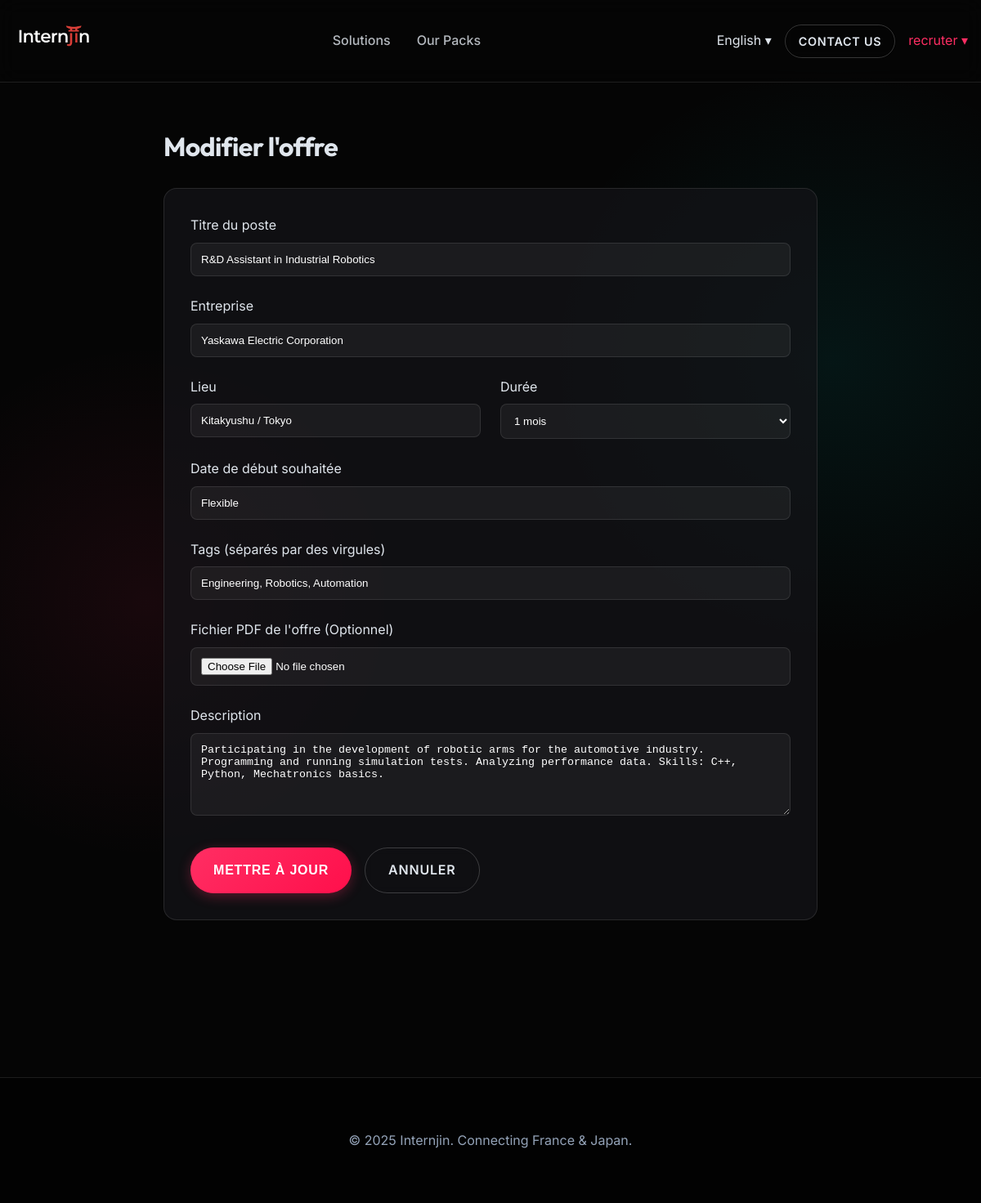
Page /recruiter/offer/1/edit (signed in) on the committed database.
### models.py (models this page shows, shortened)
class User(UserMixin, db.Model):
    id = db.Column(db.Integer, primary_key=True)
    email = db.Column(db.String(120), unique=True, nullable=False)
    password_hash = db.Column(db.String(128))
    name = db.Column(db.String(100))
    role = db.Column(db.String(20), default='student')
    offers = db.relationship('Offer', backref='recruiter', lazy=True)

class Offer(db.Model):
    id = db.Column(db.Integer, primary_key=True)
    title = db.Column(db.String(100), nullable=False)
    company = db.Column(db.String(100), nullable=False)
    location = db.Column(db.String(100), nullable=False)
    duration = db.Column(db.String(50), nullable=False)
    description = db.Column(db.Text, nullable=True)
    created_at = db.Column(db.DateTime, default=datetime.utcnow)
    recruiter_id = db.Column(db.Integer, db.ForeignKey('user.id'), nullable=False)
    tags = db.Column(db.String(200)) # Comma separated tags
    pdf_filename = db.Column(db.String(255), nullable=True)
    start_date = db.Column(db.String(50), nullable=True)

### app.py (the view, shortened to what this page needs)
@app.route('/recruiter/offer/<int:offer_id>/edit', methods=['GET', 'POST'])
@login_required
def edit_offer(offer_id):
    if current_user.role != 'recruiter':
        flash('Access denied.')
        return redirect(url_for('index'))
    offer = Offer.query.get_or_404(offer_id)
    if offer.recruiter_id != current_user.id:
        flash('You can only edit your own offers.')
        return redirect(url_for('recruiter_dashboard'))
    return render_template('recruiter/offer_form.html', offer=offer, action='edit')

### app.py (called while the page is built)
@login_manager.user_loader
def load_user(user_id):
    return User.query.get(int(user_id))

@app.context_processor
def inject_globals():
    if current_user.is_authenticated:
        role = current_user.role
    else:
        role = session.get('role', 'student')
    return dict(
        role=role,
        lang=session.get('lang', 'en')
    )

### templates/recruiter/offer_form.html (shortened to what this page needs)
{% extends "base.html" %}
{% block content %}
<div class="container" style="padding-top: 160px; padding-bottom: 4rem;">
    <div style="max-width: 800px; margin: 0 auto;">
        <h2 style="font-size: 2rem; margin-bottom: 2rem;">{{ 'Modifier l\'offre' if action == 'edit' else 'Nouvelle
            Offre' }}</h2>
        <form method="POST" enctype="multipart/form-data"
            style="background: var(--color-card-bg); padding: 2rem; border-radius: 16px; border: 1px solid var(--color-border);">
            <div style="margin-bottom: 1.5rem;">
                <label for="title" style="display: block; margin-bottom: 0.5rem;">Titre du poste</label>
                <input type="text" id="title" name="title" value="{{ offer.title if offer else '' }}" required
                    style="width: 100%; padding: 12px; border-radius: 8px; border: 1px solid var(--color-border); background: rgba(255,255,255,0.05); color: white;">
            </div>
            <div style="margin-bottom: 1.5rem;">
                <label for="company" style="display: block; margin-bottom: 0.5rem;">Entreprise</label>
                <input type="text" id="company" name="company" value="{{ offer.company if offer else '' }}" required
                    style="width: 100%; padding: 12px; border-radius: 8px; border: 1px solid var(--color-border); background: rgba(255,255,255,0.05); color: white;">
            </div>
            <div style="display: grid; grid-template-columns: 1fr 1fr; gap: 1.5rem; margin-bottom: 1.5rem;">
                <div>
                    <label for="location" style="display: block; margin-bottom: 0.5rem;">Lieu</label>
                    <input type="text" id="location" name="location" value="{{ offer.location if offer else '' }}"
                        required
                        style="width: 100%; padding: 12px; border-radius: 8px; border: 1px solid var(--color-border); background: rgba(255,255,255,0.05); color: white;">
                </div>
                <div>
                    <label for="duration" style="display: block; margin-bottom: 0.5rem;">Durée</label>
                    <select id="duration" name="duration" required
                        style="width: 100%; padding: 12px; border-radius: 8px; border: 1px solid var(--color-border); background: rgba(255,255,255,0.05); color: white;">
                        <option value="1 mois" {{ 'selected' if offer and offer.duration=='1 mois' else '' }}>1 mois
                        </option>
                    </select>
                </div>
            </div>
            <div style="margin-bottom: 1.5rem;">
                <label for="start_date" style="display: block; margin-bottom: 0.5rem;">Date de début souhaitée</label>
                <input type="text" id="start_date" name="start_date" value="{{ offer.start_date if offer else '' }}"
                    placeholder="ex: Septembre 2025"
                    style="width: 100%; padding: 12px; border-radius: 8px; border: 1px solid var(--color-border); background: rgba(255,255,255,0.05); color: white;">
            </div>
            <div style="margin-bottom: 1.5rem;">
                <label for="tags" style="display: block; margin-bottom: 0.5rem;">Tags (séparés par des virgules)</label>
                <input type="text" id="tags" name="tags" value="{{ offer.tags if offer else '' }}"
                    style="width: 100%; padding: 12px; border-radius: 8px; border: 1px solid var(--color-border); background: rgba(255,255,255,0.05); color: white;">
            </div>
            <div style="margin-bottom: 1.5rem;">
                <label for="pdf_file" style="display: block; margin-bottom: 0.5rem;">Fichier PDF de l'offre
                    (Optionnel)</label>
                <input type="file" id="pdf_file" name="pdf_file" accept=".pdf"
                    style="width: 100%; padding: 12px; border-radius: 8px; border: 1px solid var(--color-border); background: rgba(255,255,255,0.05); color: white;">
            </div>
            <div style="margin-bottom: 2rem;">
                <label for="description" style="display: block; margin-bottom: 0.5rem;">Description</label>
                <textarea id="description" name="description" rows="5"
                    style="width: 100%; padding: 12px; border-radius: 8px; border: 1px solid var(--color-border); background: rgba(255,255,255,0.05); color: white;">{{ offer.description if offer else '' }}</textarea>
            </div>
            <div style="display: flex; gap: 1rem;">
                <button type="submit" class="btn btn-primary">{{ 'Mettre à jour' if action == 'edit' else 'Publier'
                    }}</button>
                <a href="{{ url_for('recruiter_dashboard') }}" class="btn btn-outline">Annuler</a>
            </div>
        </form>
    </div>
</div>
{% endblock %}

### templates/base.html (shortened to what this page needs)
<!DOCTYPE html>
<html lang="en">
<head>
    <link rel="stylesheet" href="{{ url_for('static', filename='css/style.css') }}">
</head>
<body>
    <header {% if not current_user.is_authenticated %}style="top: 35px;" {% endif %}>
        <div class="container">
            <nav>
                <a href="/" class="logo">
                    <img src="{{ url_for('static', filename='images/logo_full_white.png') }}" alt="Internjin"
                        style="height: 40px;">
                </a>
                <ul class="nav-links">
                    {% if role == 'student' %}
                    <li><a href="/offers">Offers</a></li>
                    <li><a href="/companies">Companies</a></li>
                    {% else %}
                    <li><a href="/companies/solutions">Solutions</a></li>
                    <li><a href="/companies/packs">Our Packs</a></li>
                    {% endif %}
                </ul>
                <div style="display: flex; gap: 1rem; align-items: center;">
                    {% if role == 'recruiter' %}
                    <div class="dropdown">
                        <a href="#" class="dropdown-toggle">English ▾</a>
                    </div>
                    <a href="/contact" class="btn btn-outline" style="padding: 8px 16px; font-size: 0.9rem;">Contact
                        Us</a>
                    {% endif %}
                    {% if current_user.is_authenticated %}
                    <div class="dropdown">
                        <a href="#" class="dropdown-toggle" style="color: var(--color-primary);">{{ current_user.name }}
                            ▾</a>
                    </div>
                    {% else %}
                    <a href="/login" class="btn btn-outline" style="padding: 8px 16px; font-size: 0.9rem;">Login</a>
                    {% endif %}
                </div>
            </nav>
        </div>
    </header>
    <main>
        {% block content %}{% endblock %}
    </main>
    <footer>
        <div class="container">
            <p>&copy; 2025 Internjin. Connecting France & Japan.</p>
        </div>
    </footer>
</body>
</html>

### static/css/style.css (style rules this page uses)
:root { --color-bg: #050505; --color-text: #e0e6ed; --color-text-muted: #94a3b8; --color-primary: #ff2e63; --color-secondary: #08d9d6; --color-card-bg: rgba(20, 20, 25, 0.7); --color-border: rgba(255, 255, 255, 0.1); --font-main: 'Inter', -apple-system, BlinkMacSystemFont, sans-serif; --font-heading: 'Outfit', sans-serif; --spacing-xs: 0.5rem; --spacing-sm: 1rem; --spacing-md: 2rem; --spacing-lg: 4rem; --spacing-xl: 8rem; --shadow-card: 0 8px 32px 0 rgba(0, 0, 0, 0.37); --glow-primary: 0 0 20px rgba(255, 46, 99, 0.3); --backdrop-blur: blur(12px); }
* { box-sizing: border-box; margin: 0; padding: 0; }
body { background-color: var(--color-bg); color: var(--color-text); font-family: var(--font-main); line-height: 1.6; overflow-x: hidden; background-image: radial-gradient(circle at 15% 50%, rgba(255, 46, 99, 0.08) 0%, transparent 25%), radial-gradient(circle at 85% 30%, rgba(8, 217, 214, 0.08) 0%, transparent 25%); }
h1, h2, h3, h4, h5, h6 { font-family: var(--font-heading); font-weight: 700; line-height: 1.2; margin-bottom: var(--spacing-sm); letter-spacing: -0.02em; }
a { text-decoration: none; color: inherit; transition: all 0.3s ease; }
ul { list-style: none; }
.container { max-width: 1200px; margin: 0 auto; padding: 0 var(--spacing-sm); }
.btn { display: inline-block; padding: 14px 28px; border-radius: 50px; font-weight: 600; cursor: pointer; transition: all 0.3s cubic-bezier(0.4, 0, 0.2, 1); border: none; font-size: 1rem; text-transform: uppercase; letter-spacing: 0.05em; }
.btn-primary { background: linear-gradient(135deg, var(--color-primary), #ff0f4b); color: white; box-shadow: 0 4px 15px rgba(255, 46, 99, 0.3); }
.btn-outline { background: transparent; border: 1px solid rgba(255, 255, 255, 0.2); color: var(--color-text); backdrop-filter: blur(5px); }
header { padding: 1.5rem 0; position: fixed; width: 100%; top: 0; z-index: 100; background: rgba(5, 5, 5, 0.8); backdrop-filter: var(--backdrop-blur); border-bottom: 1px solid var(--color-border); }
nav { display: flex; justify-content: space-between; align-items: center; }
.logo { font-family: var(--font-heading); font-size: 1.8rem; font-weight: 800; }
.nav-links { display: flex; gap: var(--spacing-md); }
.nav-links a { font-weight: 500; opacity: 0.8; }
footer { border-top: 1px solid var(--color-border); padding: var(--spacing-lg) 0; text-align: center; color: var(--color-text-muted); margin-top: var(--spacing-xl); background: #020202; }
.dropdown { position: relative; }

### rows in the picture
User: name "recruter"
Offer: title "R&D Assistant in Industrial Robotics", company "Yaskawa Electric Corporation", location "Kitakyushu / Tokyo", start_date "Flexible", tags "Engineering, Robotics, Automation", description "Participating in the development of robotic arms for the automotive industry. Programming and running simulation tests. Analyzing performance data. Skills: C++, Python, Mechatronics basics."

### other values in the picture
{{ 'Mettre à jour' if action == 'edit' else 'Publier' }} "METTRE À JOUR"
